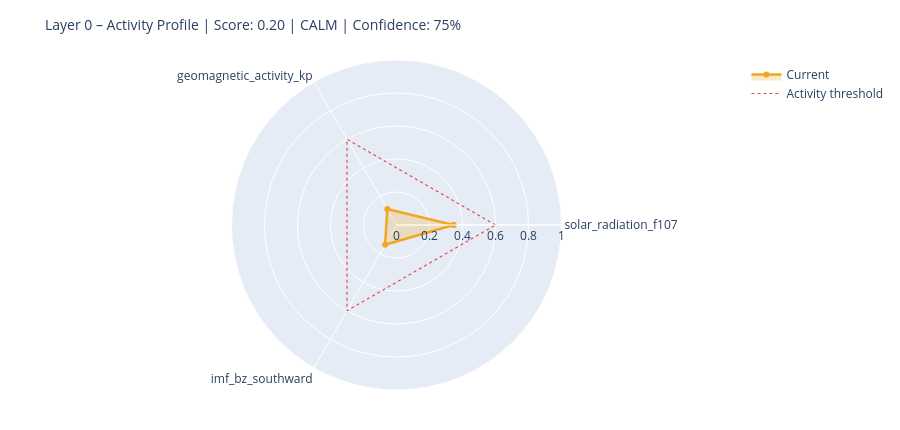

Notebook code for this chart:
### Markdown cell above
---
## 6. State Assessment & Handoff to Layer 1

### Code cell
# ============================================================
# STEP 1 – Collect raw values with source modes
# Mode: 'primary' | 'fallback_3h' | 'last_valid' | 'missing'
# ============================================================

def safe_last(df, col):
    if df is None or col not in df.columns: return None
    s = df[col].dropna()
    return float(s.iloc[-1]) if not s.empty else None

f107_now = safe_last(df_f107, 'f10.7')
bz_now   = safe_last(df_mag,  'bz_gsm')
kp_now   = safe_last(df_kp,   'kp')
sw_now   = safe_last(df_sw,   'speed')

source_modes = {
    'F10.7':    'primary'  if f107_now is not None else 'missing',
    'Kp':       'primary'  if kp_now   is not None else 'missing',
    'IMF_Bz':   'primary'  if bz_now   is not None else 'missing',
    'SW_speed': 'primary'  if sw_now   is not None else 'missing',
}

# Kp Fallback – 3h endpoint
if kp_now is None:
    try:
        r = requests.get(
            'https://services.swpc.noaa.gov/json/noaa-planetary-k-index.json',
            timeout=10)
        r.raise_for_status()
        fb = pd.DataFrame(r.json())
        tc = next((c for c in fb.columns if 'time' in c.lower()), fb.columns[0])
        kc = next((c for c in fb.columns if 'kp' in c.lower() and c != tc), None)
        if kc:
            fb[kc] = fb[kc].astype(str).str.extract(r'([0-9]+(?:\.[0-9]*)?)')[0]
            fb[kc] = pd.to_numeric(fb[kc], errors='coerce')
            fb = fb[fb[kc] >= 0].dropna(subset=[kc])
            if not fb.empty:
                kp_now = float(fb[kc].iloc[-1])
                source_modes['Kp'] = 'fallback_3h'
                print(f'  Kp fallback (3h): {kp_now:.1f}')
    except Exception as e:
        print(f'  Kp fallback failed: {e}')

# Solar Wind Fallback – last valid value
if sw_now is None and df_sw is not None and 'speed' in df_sw.columns:
    s = df_sw['speed'].dropna()
    if not s.empty:
        sw_now = float(s.iloc[-1])
        source_modes['SW_speed'] = 'last_valid'
        print(f'  SW fallback (last_valid): {sw_now:.0f} km/s')

print()
print('Source modes:', source_modes)

# ============================================================
# STEP 2 – Score from available components only
# ============================================================

def norm(v, lo, hi):
    if v is None: return None
    return max(0.0, min(1.0, (v - lo) / (hi - lo)))

COMPONENTS = {
    'solar_radiation_f107':    (f107_now, norm(f107_now, 60, 250)),
    'geomagnetic_activity_kp': (kp_now,   norm(kp_now,   0,   9)),
    'imf_bz_southward':        (bz_now,   norm(-(bz_now or 0) if bz_now else None, -5, 30)
                                           if bz_now is not None else None),
    'solar_wind_speed':        (sw_now,   norm(sw_now, 300, 800)),
}

available   = {k: v[1] for k, v in COMPONENTS.items() if v[1] is not None}
unavailable = [k for k, v in COMPONENTS.items() if v[1] is None]

layer0_score = round(sum(available.values()) / len(available), 4) if available else None
confidence   = round(len(available) / len(COMPONENTS), 2)

level = ('unknown'  if layer0_score is None
         else 'calm'     if layer0_score < 0.3
         else 'moderate' if layer0_score < 0.6
         else 'active')

# ============================================================
# STEP 3 – Dominant Driver
# ============================================================

def dominant_driver(kp, f107, bz, sw):
    candidates = []
    if kp   is not None and kp   >= 4:   candidates.append(('geomagnetic',    kp / 9))
    if sw   is not None and sw   >= 500:  candidates.append(('solar_wind',     sw / 800))
    if bz   is not None and bz   <= -5:   candidates.append(('imf_southward',  abs(bz) / 30))
    if f107 is not None and f107 >= 150:  candidates.append(('solar_radiation',f107 / 250))
    return max(candidates, key=lambda x: x[1])[0] if candidates else 'none'

driver = dominant_driver(kp_now, f107_now, bz_now, sw_now)

# ============================================================
# STEP 4 – Downstream expectations
# ============================================================

def downstream_expectation(driver, score, kp, bz, f107):
    exp = {
        'magnetosphere':        'calm',
        'ionosphere':           'calm',
        'schumann_resonance':   'unchanged',
        'lithosphere_currents': 'low',
    }
    if driver == 'geomagnetic' or (kp and kp >= 5):
        exp['magnetosphere']        = 'compressed / storm'
        exp['ionosphere']           = 'elevated disturbance (TEC variability)'
        exp['schumann_resonance']   = 'elevated amplitude possible'
        exp['lithosphere_currents'] = 'elevated induction currents'
    elif driver == 'imf_southward' or (bz and bz <= -5):
        exp['magnetosphere']        = 'energy coupling active'
        exp['ionosphere']           = 'elevated electron density possible'
        exp['schumann_resonance']   = 'slight modulation possible'
    elif driver == 'solar_radiation' or (f107 and f107 >= 150):
        exp['ionosphere']           = 'elevated ionization (F-layer)'
        exp['schumann_resonance']   = 'slightly elevated background activity'
    return exp

downstream = downstream_expectation(driver, layer0_score, kp_now, bz_now, f107_now)

# ============================================================
# CONSOLE OUTPUT
# ============================================================

W = 58
print('=' * W)
print('LAYER 0 – STATE ASSESSMENT')
print('=' * W)
for name, (raw_v, score_v) in COMPONENTS.items():
    if score_v is not None:
        bar = '█' * int(score_v * 20) + '░' * (20 - int(score_v * 20))
        print(f'  {name:<35}  {bar}  {score_v:.2f}')
    else:
        print(f'  {name:<35}  {"─" * 20}  n/a')
print('-' * W)
print(f'  Score ({len(available)}/{len(COMPONENTS)} components):  {layer0_score:.3f}')
print(f'  Confidence:         {confidence:.0%}')
print(f'  Level:              {level.upper()}')
print(f'  Dominant Driver:    {driver}')

# Radar chart
cats = list(available.keys())
vals = list(available.values())
if len(cats) >= 3:
    fig = go.Figure()
    fig.add_trace(go.Scatterpolar(
        r=vals + [vals[0]], theta=cats + [cats[0]],
        fill='toself', fillcolor='rgba(242,166,35,0.25)',
        line=dict(color='#F2A623', width=2.5), name='Current'
    ))
    fig.add_trace(go.Scatterpolar(
        r=[0.6] * (len(cats) + 1), theta=cats + [cats[0]],
        line=dict(color='#E24B4A', dash='dot', width=1.2),
        mode='lines', name='Activity threshold'
    ))
    fig.update_layout(
        title=dict(text=f'Layer 0 – Activity Profile | Score: {layer0_score:.2f} | {level.upper()} | Confidence: {confidence:.0%}',
                   font=dict(size=14)),
        polar=dict(radialaxis=dict(visible=True, range=[0, 1])),
        height=430, showlegend=True,
        margin=dict(l=60, r=60, t=60, b=40)
    )
    fig.show()

### Figure 1 — Plotly figure (JSON) as saved in the notebook; plotly's stock layout.template omitted (floating-point values rounded to 4 significant figures)
{"data": [{"fill": "toself", "fillcolor": "rgba(242,166,35,0.25)", "line": {"color": "#F2A623", "width": 2.5}, "name": "Current", "r": [0.3457, 0.1111, 0.1386, 0.3457], "theta": ["solar_radiation_f107", "geomagnetic_activity_kp", "imf_bz_southward", "solar_radiation_f107"], "type": "scatterpolar"}, {"line": {"color": "#E24B4A", "dash": "dot", "width": 1.2}, "mode": "lines", "name": "Activity threshold", "r": [0.6, 0.6, 0.6, 0.6], "theta": ["solar_radiation_f107", "geomagnetic_activity_kp", "imf_bz_southward", "solar_radiation_f107"], "type": "scatterpolar"}], "layout": {"height": 430, "margin": {"b": 40, "l": 60, "r": 60, "t": 60}, "polar": {"radialaxis": {"range": [0, 1], "visible": true}}, "showlegend": true, "title": {"font": {"size": 14}, "text": "Layer 0 – Activity Profile | Score: 0.20 | CALM | Confidence: 75%"}}}
